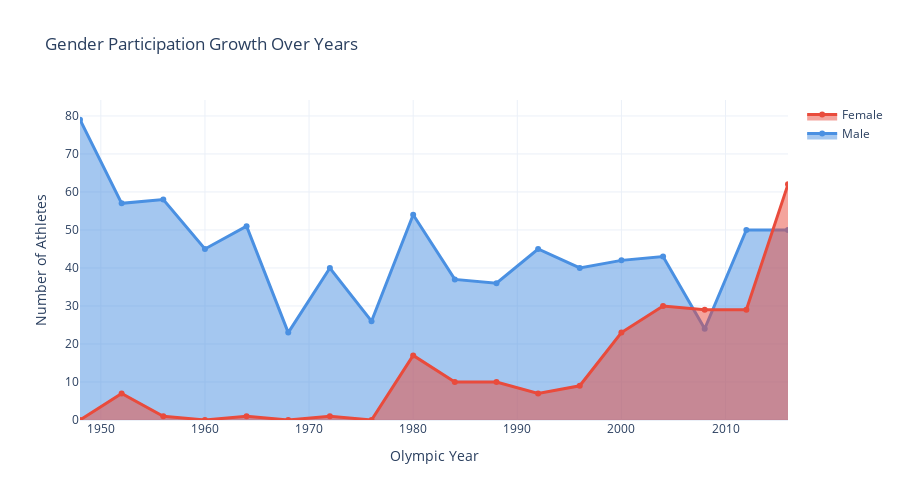

Notebook cell for this chart:
### Markdown cell above
### 3.2 Gender Participation Over Time

### Code cell
# Gender participation over time
fig = go.Figure()
fig.add_trace(go.Scatter(x=yearly_data['Year'], y=yearly_data['Male_Athletes'], 
                         mode='lines+markers', name='Male', 
                         line=dict(color='#4A90E2', width=3),
                         fill='tonexty'))
fig.add_trace(go.Scatter(x=yearly_data['Year'], y=yearly_data['Female_Athletes'], 
                         mode='lines+markers', name='Female',
                         line=dict(color='#E94B3C', width=3),
                         fill='tozeroy'))

fig.update_layout(title='Gender Participation Growth Over Years',
                  xaxis_title='Olympic Year',
                  yaxis_title='Number of Athletes',
                  hovermode='x unified',
                  template='plotly_white',
                  height=500)
fig.show()

### Figure 1 — Plotly figure (JSON) as saved in the notebook; plotly's stock layout.template omitted (floating-point values rounded to 4 significant figures)
{"data": [{"fill": "tonexty", "line": {"color": "#4A90E2", "width": 3}, "mode": "lines+markers", "name": "Male", "type": "scatter", "x": [1948, 1952, 1956, 1960, 1964, 1968, 1972, 1976, 1980, 1984, 1988, 1992, 1996, 2000, 2004, 2008, 2012, 2016], "y": [79, 57, 58, 45, 51, 23, 40, 26, 54, 37, 36, 45, 40, 42, 43, 24, 50, 50]}, {"fill": "tozeroy", "line": {"color": "#E94B3C", "width": 3}, "mode": "lines+markers", "name": "Female", "type": "scatter", "x": [1948, 1952, 1956, 1960, 1964, 1968, 1972, 1976, 1980, 1984, 1988, 1992, 1996, 2000, 2004, 2008, 2012, 2016], "y": [0, 7, 1, 0, 1, 0, 1, 0, 17, 10, 10, 7, 9, 23, 30, 29, 29, 62]}], "layout": {"height": 500, "hovermode": "x unified", "title": {"text": "Gender Participation Growth Over Years"}, "xaxis": {"title": {"text": "Olympic Year"}}, "yaxis": {"title": {"text": "Number of Athletes"}}}}
